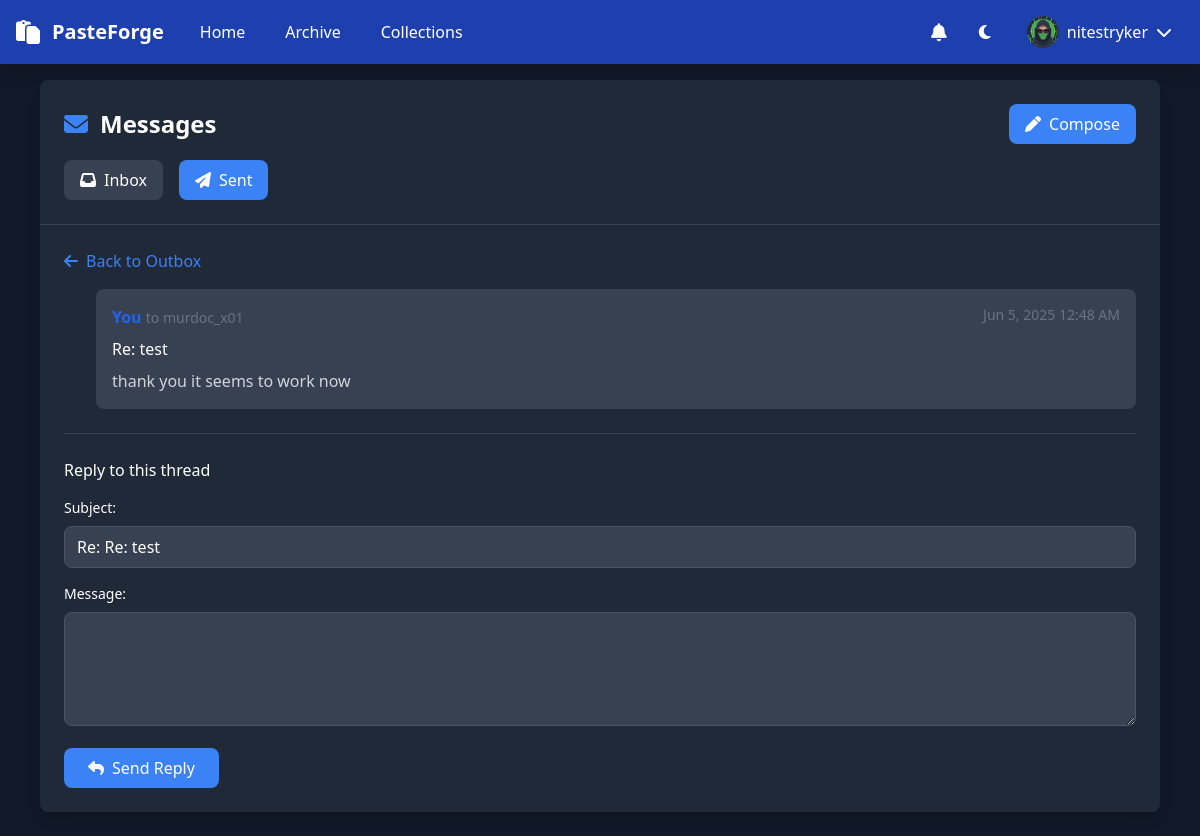
Page /threaded_messages.php?view=outbox&thread=1 (signed in) on the committed database.
### tables this page shows
CREATE TABLE users (
      id TEXT PRIMARY KEY,
      username TEXT UNIQUE,
      password TEXT NOT NULL,
      email TEXT,
      profile_image TEXT DEFAULT NULL,
      created_at INTEGER DEFAULT (strftime('%s', 'now'))
    , website TEXT DEFAULT NULL, tagline TEXT DEFAULT 'Just a dev sharing random code', role TEXT DEFAULT 'free', status TEXT DEFAULT 'active', followers_count INTEGER DEFAULT 0, following_count INTEGER DEFAULT 0, profile_visibility TEXT DEFAULT 'public', show_paste_count INTEGER DEFAULT 1, allow_messages INTEGER DEFAULT 1);

CREATE TABLE messages (
    id INTEGER PRIMARY KEY AUTOINCREMENT,
    sender_id TEXT NOT NULL,
    subject TEXT NOT NULL,
    content TEXT NOT NULL,
    reply_to_message_id INTEGER,
    thread_id INTEGER,
    created_at INTEGER DEFAULT (strftime('%s', 'now')),
    sender_keep INTEGER DEFAULT 1,
    FOREIGN KEY(sender_id) REFERENCES users(id),
    FOREIGN KEY(reply_to_message_id) REFERENCES messages(id),
    FOREIGN KEY(thread_id) REFERENCES messages(id)
);

### threaded_messages.php (the view, shortened to what this page needs)
<?php
require_once 'maintenance_check.php';
$user_id = $_SESSION['user_id'];
$username = $_SESSION['username'];
$db = Database::getInstance()->getConnection();
$db->exec("CREATE TABLE IF NOT EXISTS message_recipients (
    id INTEGER PRIMARY KEY AUTOINCREMENT,
    message_id INTEGER NOT NULL,
    recipient_id TEXT NOT NULL,
    recipient_keep INTEGER DEFAULT 1,
    recipient_read_date INTEGER NULL,
    FOREIGN KEY(message_id) REFERENCES messages(id) ON DELETE CASCADE,
    FOREIGN KEY(recipient_id) REFERENCES users(id)
)");
$view = $_GET['view'] ?? 'inbox';
$thread_id = $_GET['thread'] ?? null;
$theme = $_COOKIE['theme'] ?? 'dark';
?>
<!DOCTYPE html>
<html class="<?= $theme ?>">
<head>
    <script src="https://cdn.tailwindcss.com"></script>
    <link href="https://cdnjs.cloudflare.com/ajax/libs/font-awesome/6.4.0/css/all.min.css" rel="stylesheet">
</head>
<body class="bg-gray-50 dark:bg-gray-900 text-gray-900 dark:text-white">
    <nav class="bg-blue-600 dark:bg-blue-800 text-white shadow-lg fixed w-full z-10">
        <div class="max-w-7xl mx-auto px-4">
            <div class="flex justify-between h-16">
                <div class="flex items-center space-x-6">
                    <a href="/" class="flex items-center space-x-3">
                        <i class="fas fa-paste text-2xl"></i>
                        <span class="text-xl font-bold">PasteForge</span>
                    </a>
                    <div class="flex space-x-4">
                        <a href="/" class="hover:bg-blue-700 px-3 py-2 rounded">Home</a>
                        <a href="/?page=archive" class="hover:bg-blue-700 px-3 py-2 rounded">Archive</a>
                        <?php if ($user_id): ?>
                            <a href="/?page=collections" class="hover:bg-blue-700 px-3 py-2 rounded">Collections</a>
                        <?php endif; ?>
                    </div>
                </div>
                <div class="flex items-center space-x-4">
                    <?php if ($user_id): ?>
                        <a href="/notifications.php" class="relative p-2 rounded hover:bg-blue-700 transition-colors">
                            <i class="fas fa-bell text-lg"></i>
                            <?php
                            $stmt = $db->prepare("SELECT COUNT(*) FROM comment_notifications WHERE user_id = ? AND is_read = 0");
                            $stmt->execute([$user_id]);
                            ?>
                        </a>
                    <?php endif; ?>
                    <button onclick="toggleTheme()" class="p-2 rounded hover:bg-blue-700">
                        <i class="fas fa-moon"></i>
                    </button>
                    <?php if (!$user_id): ?>
                        <div class="flex items-center space-x-2">
                            <a href="/?page=login" class="flex items-center space-x-2 hover:bg-blue-700 px-3 py-2 rounded">
                                <i class="fas fa-sign-in-alt"></i>
                                <span>Login</span>
                            </a>
                            <a href="/?page=signup" class="flex items-center space-x-2 hover:bg-blue-700 px-3 py-2 rounded">
                                <i class="fas fa-user-plus"></i>
                                <span>Sign Up</span>
                            </a>
                        </div>
                    <?php else: ?>
                        <div class="relative" x-data="{ open: false }">
                            <button @click="open = !open" class="flex items-center space-x-2 hover:bg-blue-700 px-3 py-2 rounded">
                                <?php
                                $stmt = $db->prepare("SELECT profile_image FROM users WHERE id = ?");
                                $stmt->execute([$user_id]);
                                $user_avatar = $stmt->fetch()['profile_image'];
                                ?>
                                <img src="<?= $user_avatar ?? 'https://www.gravatar.com/avatar/'.md5(strtolower($username)).'?d=mp&s=32' ?>"
                                     class="w-8 h-8 rounded-full" alt="Profile">
                                <span><?= htmlspecialchars($username) ?></span>
                                <i class="fas fa-chevron-down ml-1"></i>
                            </button>
                        </div>
                    <?php endif; ?>
                </div>
            </div>
        </div>
    </nav>
    <div class="max-w-6xl mx-auto px-4 py-6 pt-20">
        <div class="bg-white dark:bg-gray-800 rounded-lg shadow-lg">
            <div class="border-b border-gray-200 dark:border-gray-700 p-6">
                <div class="flex justify-between items-center">
                    <h1 class="text-2xl font-bold flex items-center">
                        <i class="fas fa-envelope mr-3 text-blue-500"></i>
                        Messages
                    </h1>
                    <button onclick="toggleCompose()" class="bg-blue-500 hover:bg-blue-600 text-white px-4 py-2 rounded-lg transition-colors">
                        <i class="fas fa-pen mr-2"></i>Compose
                    </button>
                </div>
                <div class="flex space-x-4 mt-4">
                    <a href="?view=inbox" class="px-4 py-2 rounded-lg <?= $view === 'inbox' ? 'bg-blue-500 text-white' : 'bg-gray-100 dark:bg-gray-700 hover:bg-gray-200 dark:hover:bg-gray-600' ?>">
                        <i class="fas fa-inbox mr-2"></i>Inbox
                    </a>
                    <a href="?view=outbox" class="px-4 py-2 rounded-lg <?= $view === 'outbox' ? 'bg-blue-500 text-white' : 'bg-gray-100 dark:bg-gray-700 hover:bg-gray-200 dark:hover:bg-gray-600' ?>">
                        <i class="fas fa-paper-plane mr-2"></i>Sent
                    </a>
                </div>
            </div>
            <div class="p-6">
                <?php if ($thread_id): ?>
                    <?php
                    if ($view === 'inbox') {
                        $stmt = $db->prepare("
                            SELECT m.*, u.username as sender_username, mr.recipient_read_date,
                                   GROUP_CONCAT(ur.username) as recipients
                            FROM messages m
                            JOIN users u ON m.sender_id = u.id
                            LEFT JOIN message_recipients mr ON m.id = mr.message_id AND mr.recipient_id = ?
                            LEFT JOIN message_recipients mr2 ON m.id = mr2.message_id
                            LEFT JOIN users ur ON mr2.recipient_id = ur.id
                            WHERE (m.thread_id = ? OR m.id = ?)
                              AND (mr.recipient_keep = 1 OR m.sender_id = ?)
                            GROUP BY m.id
                            ORDER BY m.created_at ASC
                        ");
                        $stmt->execute([$user_id, $thread_id, $thread_id, $user_id]);
                    } else {
                        $stmt = $db->prepare("
                            SELECT m.*, u.username as sender_username,
                                   GROUP_CONCAT(ur.username) as recipients
                            FROM messages m
                            JOIN users u ON m.sender_id = u.id
                            LEFT JOIN message_recipients mr ON m.id = mr.message_id
                            LEFT JOIN users ur ON mr.recipient_id = ur.id
                            WHERE (m.thread_id = ? OR m.id = ?) AND m.sender_id = ? AND m.sender_keep = 1
                            GROUP BY m.id
                            ORDER BY m.created_at ASC
                        ");
                        $stmt->execute([$thread_id, $thread_id, $user_id]);
                    }
                    $thread_messages = $stmt->fetchAll(PDO::FETCH_ASSOC);
                    ?>
                    <div class="mb-4">
                        <a href="?view=<?= $view ?>" class="text-blue-500 hover:text-blue-700">
                            <i class="fas fa-arrow-left mr-2"></i>Back to <?= ucfirst($view) ?>
                        </a>
                    </div>
                    <?php if (!empty($thread_messages)): ?>
                        <div class="space-y-4">
                            <?php foreach ($thread_messages as $message): ?>
                                <div class="bg-gray-50 dark:bg-gray-700 rounded-lg p-4 <?= $message['sender_id'] === $user_id ? 'ml-8' : 'mr-8' ?>">
                                    <div class="flex justify-between items-start mb-2">
                                        <div>
                                            <strong class="<?= $message['sender_id'] === $user_id ? 'text-blue-600' : 'text-green-600' ?>">
                                                <?= $message['sender_id'] === $user_id ? 'You' : htmlspecialchars($message['sender_username']) ?>
                                            </strong>
                                            <?php if ($message['recipients']): ?>
                                                <span class="text-gray-500 text-sm">
                                                    to <?= htmlspecialchars($message['recipients']) ?>
                                                </span>
                                            <?php endif; ?>
                                        </div>
                                        <span class="text-gray-500 text-sm">
                                            <?= date('M j, Y g:i A', $message['created_at']) ?>
                                        </span>
                                    </div>
                                    <h4 class="font-medium mb-2"><?= htmlspecialchars($message['subject']) ?></h4>
                                    <div class="text-gray-700 dark:text-gray-300 whitespace-pre-wrap"><?= htmlspecialchars($message['content']) ?></div>
                                </div>
                            <?php endforeach; ?>
                        </div>
                        <div class="mt-6 pt-6 border-t border-gray-200 dark:border-gray-700">
                            <h4 class="font-medium mb-4">Reply to this thread</h4>
                            <form id="replyForm" class="space-y-4">
                                <div>
                                    <label class="block text-sm font-medium mb-2">Subject:</label>
                                    <input type="text" id="replySubject" value="Re: <?= htmlspecialchars($thread_messages[0]['subject']) ?>" required
                                           class="w-full px-3 py-2 border border-gray-300 dark:border-gray-600 rounded-lg bg-white dark:bg-gray-700">
                                </div>
                                <div>
                                    <label class="block text-sm font-medium mb-2">Message:</label>
                                    <textarea id="replyContent" rows="4" required
                                              class="w-full px-3 py-2 border border-gray-300 dark:border-gray-600 rounded-lg bg-white dark:bg-gray-700"></textarea>
                                </div>
                                <button type="submit" class="bg-blue-500 hover:bg-blue-600 text-white px-6 py-2 rounded-lg transition-colors">
                                    <i class="fas fa-reply mr-2"></i>Send Reply
                                </button>
                            </form>
                        </div>
                    <?php endif; ?>
                <?php endif; ?>
            </div>
        </div>
    </div>

### rows in the picture
users: profile_image (picture)
messages: shows "You", recipients "murdoc_x01", created_at "Jun 5, 2025 12:48 AM", subject "Re: test", content "thank you it seems to work now", subject "Re: Re: test"

### other values in the picture
$username "nitestryker"
$view "Outbox"
